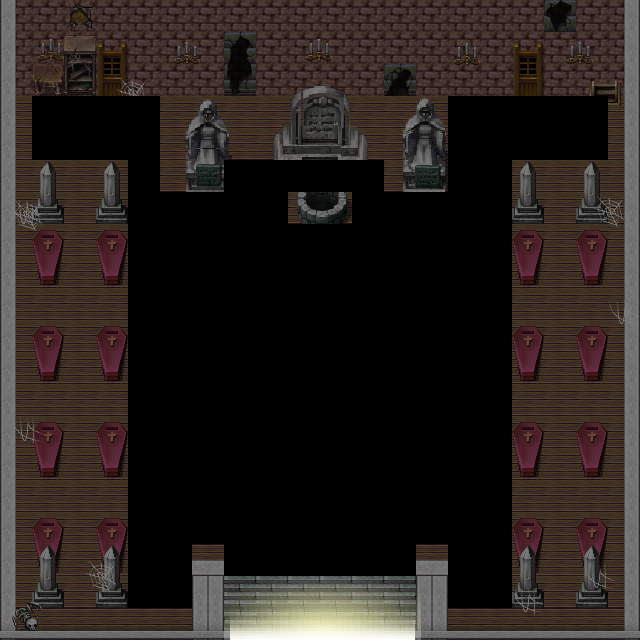

Tiled map render using the project's own tile images. Description and the map definition, with tile-layer contents summarised, below:
An orthogonal 20x20 tile map with 32x32 px tiles, 2 tile layers (ObjColisionables, Puerta), 1 hidden layer not drawn.

<map version="1.2" tiledversion="1.2.3" orientation="orthogonal" renderorder="right-down" width="20" height="20" tilewidth="32" tileheight="32" infinite="0" nextlayerid="4" nextobjectid="1">
 <tileset firstgid="1" source="DungeonTorrePlanta3.tsx" />
 <layer id="1" name="Background" width="20" height="20" visible="0">
  <data>[400 cells, 400 non-empty, 400 distinct tile ids]</data>
 </layer>
 <layer id="3" name="ObjColisionables" width="20" height="20">
  <data>[400 cells, 224 non-empty, 224 distinct tile ids]</data>
 </layer>
 <layer id="2" name="Puerta" width="20" height="20">
  <data>[400 cells, 6 non-empty, 6 distinct tile ids]</data>
 </layer>
</map>
